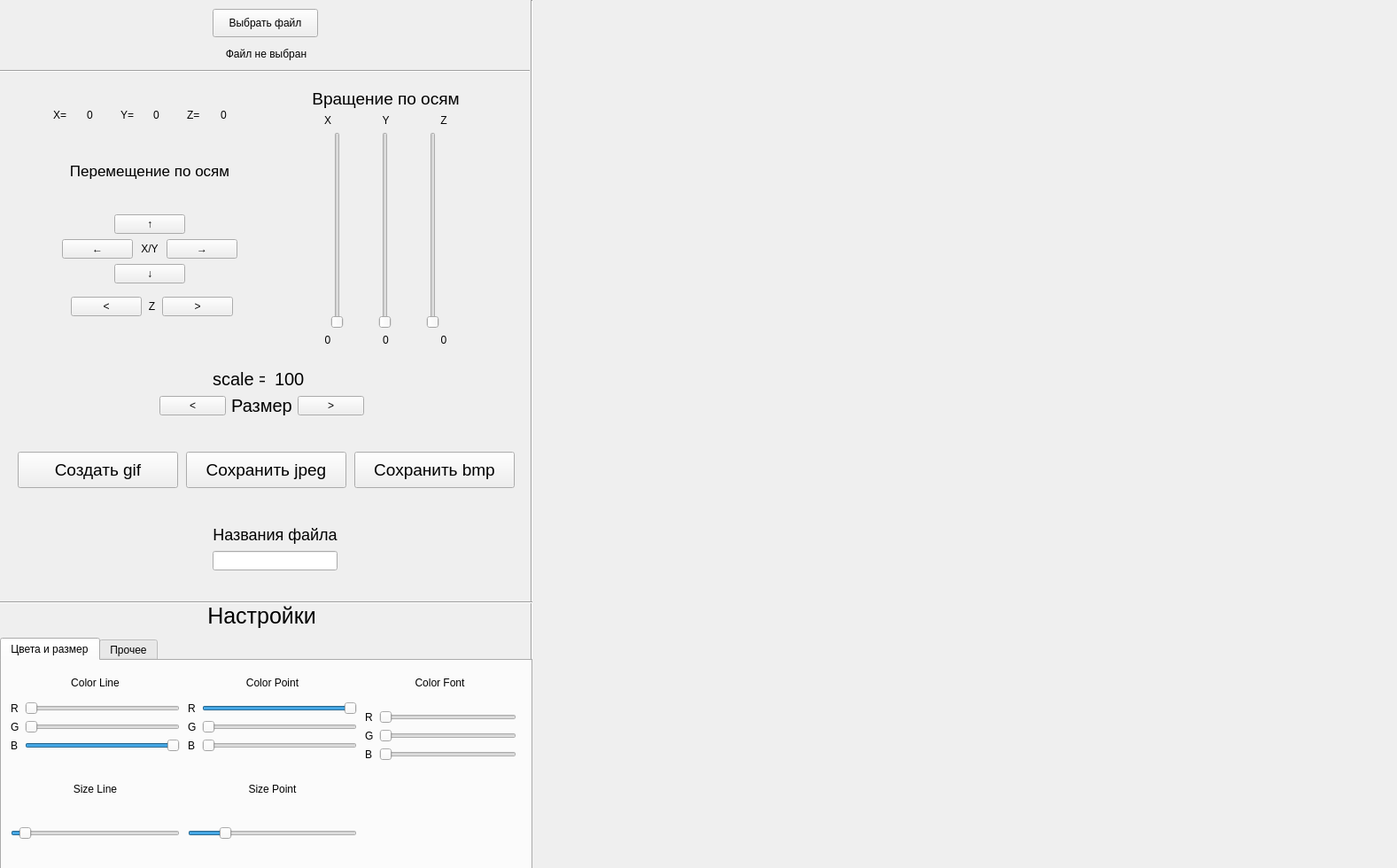
<?xml version="1.0" encoding="UTF-8"?>
<ui version="4.0">
 <class>MainWindow</class>
 <widget class="QMainWindow" name="MainWindow">
  <property name="geometry">
   <rect>
    <x>0</x>
    <y>0</y>
    <width>1577</width>
    <height>980</height>
   </rect>
  </property>
  <property name="minimumSize">
   <size>
    <width>1577</width>
    <height>980</height>
   </size>
  </property>
  <property name="maximumSize">
   <size>
    <width>1577</width>
    <height>980</height>
   </size>
  </property>
  <property name="windowTitle">
   <string>MainWindow</string>
  </property>
  <widget class="QWidget" name="centralwidget">
   <widget class="MyOpenGLWidget" name="widget" native="true">
    <property name="geometry">
     <rect>
      <x>620</x>
      <y>10</y>
      <width>950</width>
      <height>950</height>
     </rect>
    </property>
   </widget>
   <widget class="Line" name="line">
    <property name="geometry">
     <rect>
      <x>590</x>
      <y>0</y>
      <width>21</width>
      <height>1001</height>
     </rect>
    </property>
    <property name="orientation">
     <enum>Qt::Vertical</enum>
    </property>
   </widget>
   <widget class="QWidget" name="layoutWidget_3">
    <property name="geometry">
     <rect>
      <x>80</x>
      <y>330</y>
      <width>183</width>
      <height>32</height>
     </rect>
    </property>
    <layout class="QHBoxLayout" name="horizontalLayout_4">
     <item>
      <widget class="QPushButton" name="pushButton_mZ">
       <property name="text">
        <string>&lt;</string>
       </property>
      </widget>
     </item>
     <item>
      <widget class="QLabel" name="label_4">
       <property name="text">
        <string>Z</string>
       </property>
       <property name="alignment">
        <set>Qt::AlignCenter</set>
       </property>
      </widget>
     </item>
     <item>
      <widget class="QPushButton" name="pushButton_pZ">
       <property name="text">
        <string>&gt;</string>
       </property>
      </widget>
     </item>
    </layout>
   </widget>
   <widget class="QWidget" name="layoutWidget">
    <property name="geometry">
     <rect>
      <x>340</x>
      <y>100</y>
      <width>191</width>
      <height>291</height>
     </rect>
    </property>
    <layout class="QVBoxLayout" name="verticalLayout">
     <item>
      <widget class="QLabel" name="label_5">
       <property name="styleSheet">
        <string notr="true">font-size: 19px</string>
       </property>
       <property name="text">
        <string>Вращение по осям</string>
       </property>
       <property name="alignment">
        <set>Qt::AlignCenter</set>
       </property>
      </widget>
     </item>
     <item>
      <layout class="QHBoxLayout" name="horizontalLayout_5">
       <item>
        <widget class="QLabel" name="label_9">
         <property name="text">
          <string>X</string>
         </property>
         <property name="alignment">
          <set>Qt::AlignCenter</set>
         </property>
        </widget>
       </item>
       <item>
        <widget class="QLabel" name="label_10">
         <property name="text">
          <string>Y</string>
         </property>
         <property name="alignment">
          <set>Qt::AlignCenter</set>
         </property>
        </widget>
       </item>
       <item>
        <widget class="QLabel" name="label_11">
         <property name="text">
          <string>Z</string>
         </property>
         <property name="alignment">
          <set>Qt::AlignCenter</set>
         </property>
        </widget>
       </item>
      </layout>
     </item>
     <item>
      <layout class="QHBoxLayout" name="horizontalLayout">
       <item>
        <widget class="QSlider" name="verticalSlider">
         <property name="cursor">
          <cursorShape>SizeVerCursor</cursorShape>
         </property>
         <property name="maximum">
          <number>360</number>
         </property>
         <property name="orientation">
          <enum>Qt::Vertical</enum>
         </property>
        </widget>
       </item>
       <item>
        <widget class="QSlider" name="verticalSlider_2">
         <property name="cursor">
          <cursorShape>WaitCursor</cursorShape>
         </property>
         <property name="maximum">
          <number>360</number>
         </property>
         <property name="orientation">
          <enum>Qt::Vertical</enum>
         </property>
        </widget>
       </item>
       <item>
        <widget class="QSlider" name="verticalSlider_3">
         <property name="cursor">
          <cursorShape>SizeVerCursor</cursorShape>
         </property>
         <property name="maximum">
          <number>360</number>
         </property>
         <property name="orientation">
          <enum>Qt::Vertical</enum>
         </property>
        </widget>
       </item>
      </layout>
     </item>
     <item>
      <layout class="QHBoxLayout" name="horizontalLayout_7">
       <item>
        <widget class="QLabel" name="label_14">
         <property name="text">
          <string>0</string>
         </property>
         <property name="alignment">
          <set>Qt::AlignCenter</set>
         </property>
        </widget>
       </item>
       <item>
        <widget class="QLabel" name="label_13">
         <property name="text">
          <string>0</string>
         </property>
         <property name="alignment">
          <set>Qt::AlignCenter</set>
         </property>
        </widget>
       </item>
       <item>
        <widget class="QLabel" name="label_12">
         <property name="text">
          <string>0</string>
         </property>
         <property name="alignment">
          <set>Qt::AlignCenter</set>
         </property>
        </widget>
       </item>
      </layout>
     </item>
    </layout>
   </widget>
   <widget class="QWidget" name="layoutWidget">
    <property name="geometry">
     <rect>
      <x>70</x>
      <y>150</y>
      <width>198</width>
      <height>170</height>
     </rect>
    </property>
    <layout class="QVBoxLayout" name="verticalLayout_2">
     <item>
      <widget class="QLabel" name="label">
       <property name="styleSheet">
        <string notr="true">font-size: 17px</string>
       </property>
       <property name="text">
        <string>Перемещение по осям</string>
       </property>
       <property name="alignment">
        <set>Qt::AlignCenter</set>
       </property>
      </widget>
     </item>
     <item>
      <layout class="QHBoxLayout" name="horizontalLayout_3">
       <item>
        <spacer name="horizontalSpacer">
         <property name="orientation">
          <enum>Qt::Horizontal</enum>
         </property>
         <property name="sizeHint" stdset="0">
          <size>
           <width>40</width>
           <height>20</height>
          </size>
         </property>
        </spacer>
       </item>
       <item>
        <widget class="QPushButton" name="pushButton_pY">
         <property name="text">
          <string>↑</string>
         </property>
        </widget>
       </item>
       <item>
        <spacer name="horizontalSpacer_2">
         <property name="orientation">
          <enum>Qt::Horizontal</enum>
         </property>
         <property name="sizeHint" stdset="0">
          <size>
           <width>40</width>
           <height>20</height>
          </size>
         </property>
        </spacer>
       </item>
      </layout>
     </item>
     <item>
      <layout class="QHBoxLayout" name="horizontalLayout_2">
       <item>
        <widget class="QPushButton" name="pushButton_mX">
         <property name="text">
          <string>←</string>
         </property>
        </widget>
       </item>
       <item>
        <widget class="QLabel" name="label_2">
         <property name="text">
          <string>X/Y</string>
         </property>
         <property name="alignment">
          <set>Qt::AlignCenter</set>
         </property>
        </widget>
       </item>
       <item>
        <widget class="QPushButton" name="pushButton_pX">
         <property name="text">
          <string>→</string>
         </property>
        </widget>
       </item>
      </layout>
     </item>
     <item>
      <layout class="QHBoxLayout" name="horizontalLayout_6">
       <item>
        <spacer name="horizontalSpacer_3">
         <property name="orientation">
          <enum>Qt::Horizontal</enum>
         </property>
         <property name="sizeHint" stdset="0">
          <size>
           <width>40</width>
           <height>20</height>
          </size>
         </property>
        </spacer>
       </item>
       <item>
        <widget class="QPushButton" name="pushButton_mY">
         <property name="text">
          <string>↓</string>
         </property>
        </widget>
       </item>
       <item>
        <spacer name="horizontalSpacer_4">
         <property name="orientation">
          <enum>Qt::Horizontal</enum>
         </property>
         <property name="sizeHint" stdset="0">
          <size>
           <width>40</width>
           <height>20</height>
          </size>
         </property>
        </spacer>
       </item>
      </layout>
     </item>
    </layout>
   </widget>
   <widget class="QWidget" name="layoutWidget">
    <property name="geometry">
     <rect>
      <x>60</x>
      <y>120</y>
      <width>221</width>
      <height>20</height>
     </rect>
    </property>
    <layout class="QHBoxLayout" name="horizontalLayout_8">
     <item>
      <widget class="QLabel" name="label_3">
       <property name="text">
        <string>X=</string>
       </property>
      </widget>
     </item>
     <item>
      <widget class="QLabel" name="label_res_x">
       <property name="text">
        <string>0</string>
       </property>
      </widget>
     </item>
     <item>
      <widget class="QLabel" name="label_7">
       <property name="text">
        <string>Y=</string>
       </property>
      </widget>
     </item>
     <item>
      <widget class="QLabel" name="label_res_y">
       <property name="text">
        <string>0</string>
       </property>
      </widget>
     </item>
     <item>
      <widget class="QLabel" name="label_8">
       <property name="text">
        <string>Z=</string>
       </property>
      </widget>
     </item>
     <item>
      <widget class="QLabel" name="label_res_z">
       <property name="text">
        <string>0</string>
       </property>
      </widget>
     </item>
    </layout>
   </widget>
   <widget class="QPushButton" name="pushButton_2">
    <property name="geometry">
     <rect>
      <x>240</x>
      <y>10</y>
      <width>119</width>
      <height>32</height>
     </rect>
    </property>
    <property name="text">
     <string>Выбрать файл</string>
    </property>
   </widget>
   <widget class="QLabel" name="label_filename">
    <property name="geometry">
     <rect>
      <x>10</x>
      <y>40</y>
      <width>581</width>
      <height>41</height>
     </rect>
    </property>
    <property name="text">
     <string>Файл не выбран</string>
    </property>
    <property name="alignment">
     <set>Qt::AlignCenter</set>
    </property>
   </widget>
   <widget class="Line" name="line_2">
    <property name="geometry">
     <rect>
      <x>-33</x>
      <y>70</y>
      <width>631</width>
      <height>20</height>
     </rect>
    </property>
    <property name="orientation">
     <enum>Qt::Horizontal</enum>
    </property>
   </widget>
   <widget class="Line" name="line_3">
    <property name="geometry">
     <rect>
      <x>-30</x>
      <y>670</y>
      <width>631</width>
      <height>20</height>
     </rect>
    </property>
    <property name="orientation">
     <enum>Qt::Horizontal</enum>
    </property>
   </widget>
   <widget class="QLabel" name="label_6">
    <property name="geometry">
     <rect>
      <x>220</x>
      <y>680</y>
      <width>151</width>
      <height>31</height>
     </rect>
    </property>
    <property name="styleSheet">
     <string notr="true">font-size: 25px</string>
    </property>
    <property name="text">
     <string>Настройки</string>
    </property>
    <property name="alignment">
     <set>Qt::AlignCenter</set>
    </property>
   </widget>
   <widget class="QTabWidget" name="tabWidget">
    <property name="geometry">
     <rect>
      <x>0</x>
      <y>720</y>
      <width>601</width>
      <height>271</height>
     </rect>
    </property>
    <property name="currentIndex">
     <number>0</number>
    </property>
    <widget class="QWidget" name="tab_1">
     <attribute name="title">
      <string>Цвета и размер</string>
     </attribute>
     <widget class="QWidget" name="layoutWidget_2">
      <property name="geometry">
       <rect>
        <x>10</x>
        <y>10</y>
        <width>191</width>
        <height>192</height>
       </rect>
      </property>
      <layout class="QVBoxLayout" name="LineSettings">
       <item>
        <layout class="QVBoxLayout" name="verticalLayout_5">
         <item>
          <widget class="QLabel" name="label_15">
           <property name="text">
            <string>Color Line</string>
           </property>
           <property name="alignment">
            <set>Qt::AlignCenter</set>
           </property>
          </widget>
         </item>
         <item>
          <layout class="QHBoxLayout" name="horizontalLayout_9">
           <item>
            <layout class="QVBoxLayout" name="verticalLayout_4">
             <item>
              <widget class="QLabel" name="label_16">
               <property name="text">
                <string>R</string>
               </property>
              </widget>
             </item>
             <item>
              <widget class="QLabel" name="label_17">
               <property name="text">
                <string>G</string>
               </property>
              </widget>
             </item>
             <item>
              <widget class="QLabel" name="label_18">
               <property name="text">
                <string>B</string>
               </property>
              </widget>
             </item>
            </layout>
           </item>
           <item>
            <layout class="QVBoxLayout" name="verticalLayout_3">
             <item>
              <widget class="QSlider" name="ColorLine_R">
               <property name="maximum">
                <number>2147483647</number>
               </property>
               <property name="orientation">
                <enum>Qt::Horizontal</enum>
               </property>
              </widget>
             </item>
             <item>
              <widget class="QSlider" name="ColorLine_G">
               <property name="maximum">
                <number>2147483647</number>
               </property>
               <property name="orientation">
                <enum>Qt::Horizontal</enum>
               </property>
              </widget>
             </item>
             <item>
              <widget class="QSlider" name="ColorLine_B">
               <property name="maximum">
                <number>2147483647</number>
               </property>
               <property name="value">
                <number>2147483647</number>
               </property>
               <property name="orientation">
                <enum>Qt::Horizontal</enum>
               </property>
              </widget>
             </item>
            </layout>
           </item>
          </layout>
         </item>
        </layout>
       </item>
       <item>
        <layout class="QVBoxLayout" name="verticalLayout_6">
         <item>
          <widget class="QLabel" name="label_19">
           <property name="text">
            <string>Size Line</string>
           </property>
           <property name="alignment">
            <set>Qt::AlignCenter</set>
           </property>
          </widget>
         </item>
         <item>
          <widget class="QSlider" name="SizePoint">
           <property name="maximum">
            <number>100</number>
           </property>
           <property name="value">
            <number>5</number>
           </property>
           <property name="orientation">
            <enum>Qt::Horizontal</enum>
           </property>
          </widget>
         </item>
        </layout>
       </item>
      </layout>
     </widget>
     <widget class="QWidget" name="layoutWidget_5">
      <property name="geometry">
       <rect>
        <x>210</x>
        <y>10</y>
        <width>191</width>
        <height>192</height>
       </rect>
      </property>
      <layout class="QVBoxLayout" name="PointSettings">
       <item>
        <layout class="QVBoxLayout" name="verticalLayout_10">
         <item>
          <widget class="QLabel" name="label_24">
           <property name="text">
            <string>Color Point</string>
           </property>
           <property name="alignment">
            <set>Qt::AlignCenter</set>
           </property>
          </widget>
         </item>
         <item>
          <layout class="QHBoxLayout" name="horizontalLayout_11">
           <item>
            <layout class="QVBoxLayout" name="verticalLayout_11">
             <item>
              <widget class="QLabel" name="label_25">
               <property name="text">
                <string>R</string>
               </property>
              </widget>
             </item>
             <item>
              <widget class="QLabel" name="label_26">
               <property name="text">
                <string>G</string>
               </property>
              </widget>
             </item>
             <item>
              <widget class="QLabel" name="label_27">
               <property name="text">
                <string>B</string>
               </property>
              </widget>
             </item>
            </layout>
           </item>
           <item>
            <layout class="QVBoxLayout" name="verticalLayout_12">
             <item>
              <widget class="QSlider" name="ColorPoint_R">
               <property name="maximum">
                <number>2147483647</number>
               </property>
               <property name="value">
                <number>2147483647</number>
               </property>
               <property name="orientation">
                <enum>Qt::Horizontal</enum>
               </property>
              </widget>
             </item>
             <item>
              <widget class="QSlider" name="ColorPoint_G">
               <property name="maximum">
                <number>2147483647</number>
               </property>
               <property name="orientation">
                <enum>Qt::Horizontal</enum>
               </property>
              </widget>
             </item>
             <item>
              <widget class="QSlider" name="ColorPoint_B">
               <property name="maximum">
                <number>2147483647</number>
               </property>
               <property name="orientation">
                <enum>Qt::Horizontal</enum>
               </property>
              </widget>
             </item>
            </layout>
           </item>
          </layout>
         </item>
        </layout>
       </item>
       <item>
        <layout class="QVBoxLayout" name="verticalLayout_13">
         <item>
          <widget class="QLabel" name="label_28">
           <property name="text">
            <string>Size Point</string>
           </property>
           <property name="alignment">
            <set>Qt::AlignCenter</set>
           </property>
          </widget>
         </item>
         <item>
          <widget class="QSlider" name="SizePoint_2">
           <property name="maximum">
            <number>100</number>
           </property>
           <property name="value">
            <number>20</number>
           </property>
           <property name="orientation">
            <enum>Qt::Horizontal</enum>
           </property>
          </widget>
         </item>
        </layout>
       </item>
      </layout>
     </widget>
     <widget class="QWidget" name="layoutWidget">
      <property name="geometry">
       <rect>
        <x>410</x>
        <y>0</y>
        <width>171</width>
        <height>131</height>
       </rect>
      </property>
      <layout class="QVBoxLayout" name="ColorFont">
       <item>
        <widget class="QLabel" name="label_29">
         <property name="sizePolicy">
          <sizepolicy hsizetype="MinimumExpanding" vsizetype="Maximum">
           <horstretch>0</horstretch>
           <verstretch>0</verstretch>
          </sizepolicy>
         </property>
         <property name="maximumSize">
          <size>
           <width>169</width>
           <height>16</height>
          </size>
         </property>
         <property name="text">
          <string>Color Font</string>
         </property>
         <property name="alignment">
          <set>Qt::AlignCenter</set>
         </property>
        </widget>
       </item>
       <item>
        <layout class="QHBoxLayout" name="horizontalLayout_12">
         <item>
          <layout class="QVBoxLayout" name="verticalLayout_15">
           <item>
            <widget class="QLabel" name="label_30">
             <property name="text">
              <string>R</string>
             </property>
            </widget>
           </item>
           <item>
            <widget class="QLabel" name="label_31">
             <property name="text">
              <string>G</string>
             </property>
            </widget>
           </item>
           <item>
            <widget class="QLabel" name="label_32">
             <property name="text">
              <string>B</string>
             </property>
            </widget>
           </item>
          </layout>
         </item>
         <item>
          <layout class="QVBoxLayout" name="verticalLayout_14">
           <item>
            <widget class="QSlider" name="ColorPoint_R_2">
             <property name="maximum">
              <number>255</number>
             </property>
             <property name="orientation">
              <enum>Qt::Horizontal</enum>
             </property>
            </widget>
           </item>
           <item>
            <widget class="QSlider" name="ColorPoint_G_2">
             <property name="maximum">
              <number>255</number>
             </property>
             <property name="orientation">
              <enum>Qt::Horizontal</enum>
             </property>
            </widget>
           </item>
           <item>
            <widget class="QSlider" name="ColorPoint_B_2">
             <property name="maximum">
              <number>255</number>
             </property>
             <property name="orientation">
              <enum>Qt::Horizontal</enum>
             </property>
            </widget>
           </item>
          </layout>
         </item>
        </layout>
       </item>
      </layout>
     </widget>
    </widget>
    <widget class="QWidget" name="tab_2">
     <attribute name="title">
      <string>Прочее</string>
     </attribute>
     <widget class="QWidget" name="layoutWidget">
      <property name="geometry">
       <rect>
        <x>20</x>
        <y>110</y>
        <width>123</width>
        <height>98</height>
       </rect>
      </property>
      <layout class="QVBoxLayout" name="PointType">
       <item>
        <widget class="QLabel" name="label_TypePoint">
         <property name="styleSheet">
          <string notr="true">font-size: 19px;</string>
         </property>
         <property name="text">
          <string>Тип точек</string>
         </property>
         <property name="alignment">
          <set>Qt::AlignBottom|Qt::AlignHCenter</set>
         </property>
        </widget>
       </item>
       <item>
        <widget class="QCheckBox" name="PointMissing">
         <property name="text">
          <string>Отсутствуют</string>
         </property>
        </widget>
       </item>
       <item>
        <widget class="QCheckBox" name="PointRound">
         <property name="enabled">
          <bool>false</bool>
         </property>
         <property name="text">
          <string>Круг</string>
         </property>
         <property name="checked">
          <bool>true</bool>
         </property>
        </widget>
       </item>
       <item>
        <widget class="QCheckBox" name="PointBox">
         <property name="text">
          <string>Квадрат</string>
         </property>
        </widget>
       </item>
      </layout>
     </widget>
     <widget class="QWidget" name="layoutWidget">
      <property name="geometry">
       <rect>
        <x>140</x>
        <y>10</y>
        <width>220</width>
        <height>71</height>
       </rect>
      </property>
      <layout class="QVBoxLayout" name="TypeProection">
       <item>
        <widget class="QLabel" name="label_34">
         <property name="styleSheet">
          <string notr="true">font-size: 19px;</string>
         </property>
         <property name="text">
          <string>Тип проекции</string>
         </property>
         <property name="alignment">
          <set>Qt::AlignBottom|Qt::AlignHCenter</set>
         </property>
        </widget>
       </item>
       <item>
        <widget class="QCheckBox" name="Straight">
         <property name="text">
          <string>Прямая (ортографическая)</string>
         </property>
         <property name="checked">
          <bool>true</bool>
         </property>
        </widget>
       </item>
       <item>
        <widget class="QCheckBox" name="Central">
         <property name="text">
          <string>Центральная (перспективная)</string>
         </property>
        </widget>
       </item>
      </layout>
     </widget>
     <widget class="QWidget" name="layoutWidget">
      <property name="geometry">
       <rect>
        <x>20</x>
        <y>10</y>
        <width>111</width>
        <height>95</height>
       </rect>
      </property>
      <layout class="QVBoxLayout" name="TypeLine">
       <item>
        <widget class="QLabel" name="label_33">
         <property name="styleSheet">
          <string notr="true">font-size: 19px;</string>
         </property>
         <property name="text">
          <string>Тип линий</string>
         </property>
         <property name="alignment">
          <set>Qt::AlignBottom|Qt::AlignHCenter</set>
         </property>
        </widget>
       </item>
       <item>
        <layout class="QVBoxLayout" name="verticalLayout_16">
         <item>
          <widget class="QCheckBox" name="checkBox_5">
           <property name="text">
            <string>Отсутствуют</string>
           </property>
          </widget>
         </item>
         <item>
          <widget class="QCheckBox" name="checkBox">
           <property name="enabled">
            <bool>false</bool>
           </property>
           <property name="layoutDirection">
            <enum>Qt::LeftToRight</enum>
           </property>
           <property name="text">
            <string>Сплошная</string>
           </property>
           <property name="checkable">
            <bool>true</bool>
           </property>
           <property name="checked">
            <bool>true</bool>
           </property>
          </widget>
         </item>
         <item>
          <widget class="QCheckBox" name="checkBox_2">
           <property name="layoutDirection">
            <enum>Qt::LeftToRight</enum>
           </property>
           <property name="text">
            <string>Пунктирная</string>
           </property>
          </widget>
         </item>
        </layout>
       </item>
      </layout>
     </widget>
     <widget class="QLabel" name="label_36">
      <property name="geometry">
       <rect>
        <x>390</x>
        <y>100</y>
        <width>191</width>
        <height>61</height>
       </rect>
      </property>
      <property name="styleSheet">
       <string notr="true">font-size: 25px;</string>
      </property>
      <property name="text">
       <string/>
      </property>
     </widget>
     <widget class="QLabel" name="label_35">
      <property name="geometry">
       <rect>
        <x>150</x>
        <y>100</y>
        <width>241</width>
        <height>61</height>
       </rect>
      </property>
      <property name="styleSheet">
       <string notr="true">font-size: 25px;</string>
      </property>
      <property name="text">
       <string>Количество рёбер:</string>
      </property>
     </widget>
     <widget class="QLabel" name="label_22">
      <property name="geometry">
       <rect>
        <x>150</x>
        <y>150</y>
        <width>241</width>
        <height>61</height>
       </rect>
      </property>
      <property name="styleSheet">
       <string notr="true">font-size: 25px;</string>
      </property>
      <property name="text">
       <string>Количество вершин:</string>
      </property>
     </widget>
     <widget class="QLabel" name="label_23">
      <property name="geometry">
       <rect>
        <x>390</x>
        <y>150</y>
        <width>191</width>
        <height>61</height>
       </rect>
      </property>
      <property name="styleSheet">
       <string notr="true">font-size: 25px;</string>
      </property>
      <property name="text">
       <string/>
      </property>
     </widget>
     <widget class="QWidget" name="layoutWidget">
      <property name="geometry">
       <rect>
        <x>370</x>
        <y>10</y>
        <width>92</width>
        <height>70</height>
       </rect>
      </property>
      <layout class="QVBoxLayout" name="verticalLayout_8">
       <item>
        <widget class="QLabel" name="label_38">
         <property name="styleSheet">
          <string notr="true">font-size: 19px;</string>
         </property>
         <property name="text">
          <string>Прочее</string>
         </property>
         <property name="alignment">
          <set>Qt::AlignBottom|Qt::AlignHCenter</set>
         </property>
        </widget>
       </item>
       <item>
        <widget class="QCheckBox" name="checkBox_3">
         <property name="text">
          <string>Auto rotate</string>
         </property>
        </widget>
       </item>
       <item>
        <widget class="QCheckBox" name="checkBox_4">
         <property name="text">
          <string>Оси XYZ</string>
         </property>
        </widget>
       </item>
      </layout>
     </widget>
    </widget>
   </widget>
   <widget class="QWidget" name="layoutWidget_4">
    <property name="geometry">
     <rect>
      <x>180</x>
      <y>440</y>
      <width>231</width>
      <height>36</height>
     </rect>
    </property>
    <layout class="QHBoxLayout" name="horizontalLayout_10">
     <item>
      <widget class="QPushButton" name="scale_l">
       <property name="text">
        <string>&lt;</string>
       </property>
      </widget>
     </item>
     <item>
      <widget class="QLabel" name="label_20">
       <property name="styleSheet">
        <string notr="true">font-size: 20px;</string>
       </property>
       <property name="text">
        <string>Размер</string>
       </property>
       <property name="alignment">
        <set>Qt::AlignCenter</set>
       </property>
      </widget>
     </item>
     <item>
      <widget class="QPushButton" name="scale_r">
       <property name="text">
        <string>&gt;</string>
       </property>
      </widget>
     </item>
    </layout>
   </widget>
   <widget class="QLabel" name="scale_res">
    <property name="geometry">
     <rect>
      <x>310</x>
      <y>420</y>
      <width>101</width>
      <height>16</height>
     </rect>
    </property>
    <property name="styleSheet">
     <string notr="true">font-size: 20px;</string>
    </property>
    <property name="text">
     <string>100</string>
    </property>
   </widget>
   <widget class="QLabel" name="label_21">
    <property name="geometry">
     <rect>
      <x>240</x>
      <y>420</y>
      <width>59</width>
      <height>15</height>
     </rect>
    </property>
    <property name="styleSheet">
     <string notr="true">font-size: 20px;</string>
    </property>
    <property name="text">
     <string>scale = </string>
    </property>
   </widget>
   <widget class="QPushButton" name="gif_create">
    <property name="geometry">
     <rect>
      <x>20</x>
      <y>510</y>
      <width>181</width>
      <height>41</height>
     </rect>
    </property>
    <property name="autoFillBackground">
     <bool>false</bool>
    </property>
    <property name="styleSheet">
     <string notr="true">font-size: 19px;</string>
    </property>
    <property name="text">
     <string>Создать gif</string>
    </property>
   </widget>
   <widget class="QPushButton" name="jpeg_create">
    <property name="geometry">
     <rect>
      <x>210</x>
      <y>510</y>
      <width>181</width>
      <height>41</height>
     </rect>
    </property>
    <property name="styleSheet">
     <string notr="true">font-size: 19px;
</string>
    </property>
    <property name="text">
     <string>Сохранить jpeg</string>
    </property>
   </widget>
   <widget class="QPushButton" name="bmp_create">
    <property name="geometry">
     <rect>
      <x>400</x>
      <y>510</y>
      <width>181</width>
      <height>41</height>
     </rect>
    </property>
    <property name="styleSheet">
     <string notr="true">font-size: 19px;</string>
    </property>
    <property name="text">
     <string>Сохранить bmp</string>
    </property>
   </widget>
   <widget class="QWidget" name="layoutWidget">
    <property name="geometry">
     <rect>
      <x>240</x>
      <y>590</y>
      <width>141</width>
      <height>54</height>
     </rect>
    </property>
    <layout class="QVBoxLayout" name="verticalLayout_7">
     <item>
      <widget class="QLabel" name="label_37">
       <property name="styleSheet">
        <string notr="true">font-size: 18px</string>
       </property>
       <property name="text">
        <string>Названия файла</string>
       </property>
       <property name="alignment">
        <set>Qt::AlignCenter</set>
       </property>
      </widget>
     </item>
     <item>
      <widget class="QLineEdit" name="name_file">
       <property name="text">
        <string/>
       </property>
       <property name="alignment">
        <set>Qt::AlignCenter</set>
       </property>
      </widget>
     </item>
    </layout>
   </widget>
  </widget>
 </widget>
 <customwidgets>
  <customwidget>
   <class>MyOpenGLWidget</class>
   <extends>QWidget</extends>
   <header location="global">myopenglwidget.h</header>
   <container>1</container>
  </customwidget>
 </customwidgets>
 <resources/>
 <connections/>
</ui>
